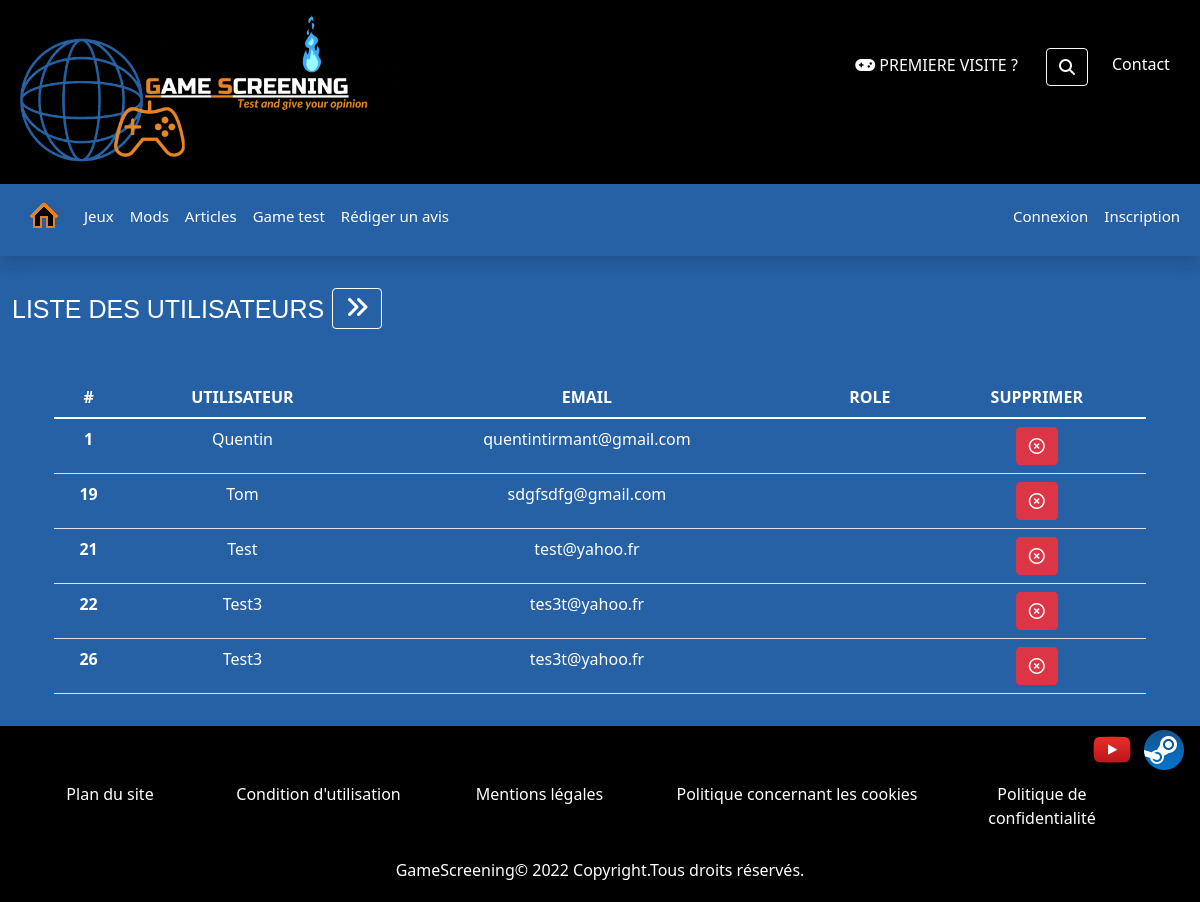
Before: /admin/usersListAdmin.php with the older database file.
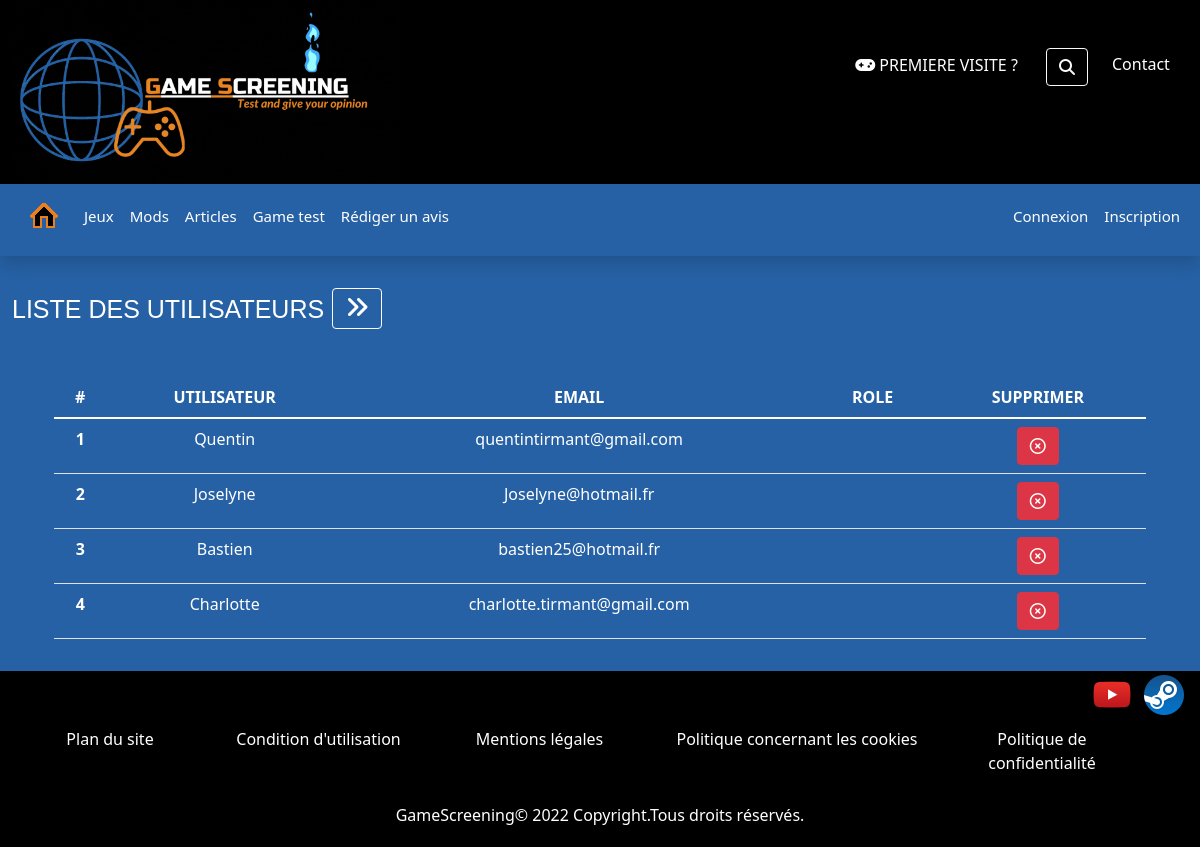
After: the same page with the newer database file.
### tables this page shows
CREATE TABLE `wc5m2_users` (
  `id` int(11) NOT NULL AUTO_INCREMENT,
  `name` varchar(50) NOT NULL,
  `email` varchar(255) NOT NULL,
  `password` varchar(255) NOT NULL,
  `starred` tinyint(1) NOT NULL,
  `blocked` tinyint(1) NOT NULL,
  `id_roles` int(11) NOT NULL,
  PRIMARY KEY (`id`),
  KEY `users_roles_FK` (`id_roles`),
  CONSTRAINT `users_roles_FK` FOREIGN KEY (`id_roles`) REFERENCES `wc5m2_roles` (`id`)
);

### admin/models/database.php (called while the page is built)
<?php
class database
{
    public function __construct()
    {
        try {
            return  new PDO('mysql:host=localhost; dbname=gamescreening; charset=UTF8', 'root', '2108171229');
        } catch (Exception $error) {
            die($error->getMessage());
        }
    }
}

### admin/controllers/usersListAdminController.php (called while the page is built, shortened)
<?php
$user = new users;
$usersList = $user->getUsersList();
?>

### admin/models/usersModel.php (called while the page is built, shortened)
<?php
class users extends database
{
    private $db;
    public function __construct()
    {
        $this->db = parent::__construct();
    }
    public function getUsersList()
    {
        $query = 'SELECT `id`, `name`, `email`, `starred`, `blocked`, `id_roles` '
            . 'FROM `wc5m2_users`';
        $queryPrepare = $this->db->query($query);
        return $queryPrepare->fetchAll(PDO::FETCH_OBJ);
    }
}

### admin/usersListAdmin.php (the view, shortened to what this page needs)
<?php
require_once 'models/database.php'; ?>
<?php require_once 'models/usersModel.php'; ?>
<?php require_once 'controllers/usersListAdminController.php'; ?>
<?php require '../assets/template/header.php'; ?>
<div class="container-fluid">
    <div class="row flex-nowrap">
        <div class="col py-3 text-start">
            <h2 class="d-flex mt-3 mb-5 align-items-center text-white "><span id="neon" class="me-2"> Liste des utilisateurs</span><a class="btn btn-outline-dark text-white border border-white" data-bs-toggle="offcanvas" href="#offcanvasExample" role="button" aria-controls="offcanvasExample">
                    <i class="fas fa-angle-double-right fs-4"></i>
                </a></h2>
            <div class="container">
                <div class="row">
                    <div class="col-sm-12">
                        <div class="table-responsive">
                            <table class="table text-white text-center">
                                <thead>
                                    <tr>
                                        <th scope="col-sm-2">#</th>
                                        <th scope="col-sm-2">UTILISATEUR</th>
                                        <th scope="col-sm-2">EMAIL</th>
                                        <th scope="col-sm-2">ROLE</th>
                                        <th scope="col-sm-4">SUPPRIMER</th>
                                    </tr>
                                </thead>
                                <tbody>
                                    <?php foreach ($usersList as $userDetails) { ?>
                                        <tr>
                                            <th scope="row"><?= $userDetails->id ?></th>
                                            <td><?= $userDetails->name ?></td>
                                            <td><?= $userDetails->email ?></td>
                                            <td><?php $userDetails->id_roles ?></td>
                                            <td>
                                                <button type="button" class="btn btn-danger" data-bs-whatever="<?= $userDetails->id ?>" data-bs-toggle="modal" data-bs-target="#deleteAccount"><i class="far fa-times-circle"></i></button>
                                            </td>
                                        </tr>
                                    <?php } ?>
                                </tbody>
                            </table>
                        </div>
                    </div>
                </div>
            </div>
        </div>
    </div>
</div>
<?php require '../assets/template/footer.php'; ?>

Changed rows visible on the page:
removed wc5m2_users: id "19", name "Tom", email "sdgfsdfg@gmail.com"
removed wc5m2_users: id "21", name "Test", email "test@yahoo.fr"
removed wc5m2_users: id "22", name "Test3", email "tes3t@yahoo.fr"
removed wc5m2_users: id "26", name "Test3", email "tes3t@yahoo.fr"
added wc5m2_users: id "2", name "Joselyne", email "Joselyne@hotmail.fr"
added wc5m2_users: id "3", name "Bastien", email "bastien25@hotmail.fr"
added wc5m2_users: id "4", name "Charlotte", email "charlotte.tirmant@gmail.com"
